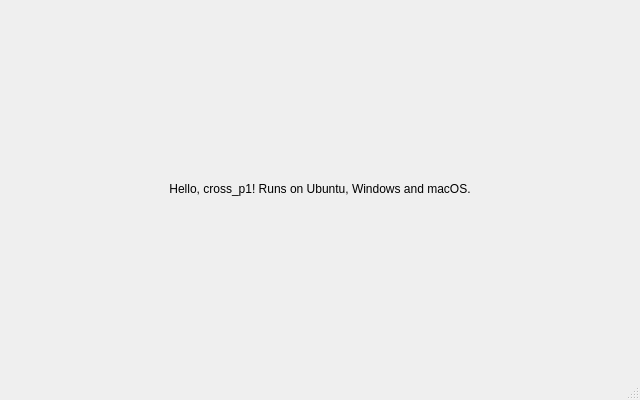
<?xml version="1.0" encoding="UTF-8"?>
<ui version="4.0">
 <class>MainWindow</class>
 <widget class="QMainWindow" name="MainWindow">
  <property name="geometry">
   <rect>
    <x>0</x>
    <y>0</y>
    <width>640</width>
    <height>400</height>
   </rect>
  </property>
  <property name="windowTitle">
   <string>cross_p1</string>
  </property>
  <widget class="QWidget" name="centralwidget">
   <layout class="QVBoxLayout" name="verticalLayout">
    <item>
     <widget class="QLabel" name="label">
      <property name="alignment">
       <set>Qt::AlignCenter</set>
      </property>
      <property name="text">
       <string>Hello, cross_p1! Runs on Ubuntu, Windows and macOS.</string>
      </property>
     </widget>
    </item>
   </layout>
  </widget>
  <widget class="QMenuBar" name="menubar"/>
  <widget class="QStatusBar" name="statusbar"/>
 </widget>
 <resources/>
 <connections/>
</ui>
